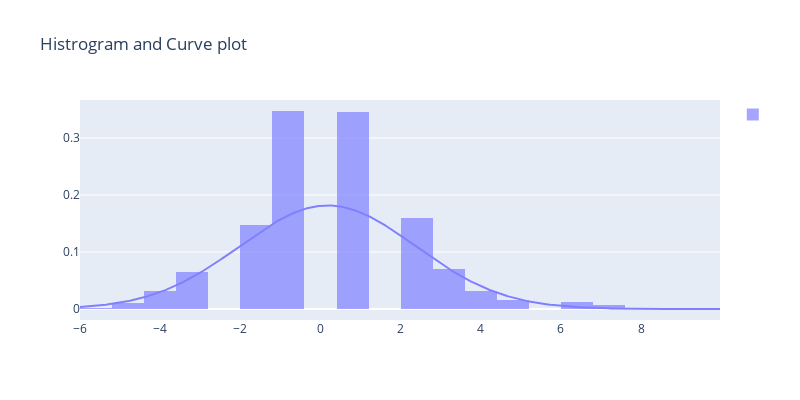

The code cell stored with this chart in its notebook:
### Code cell
plot_dist(df1.consec_wl)

### Figure 1 — Plotly figure (JSON) as saved in the notebook; plotly's stock layout.template omitted (floating-point values rounded to 4 significant figures; data arrays with more than 128 entries replaced by an {"elided": "..."} marker saying what was removed)
{"data": [{"histnorm": "probability density", "legendgroup": "", "marker": {"color": "#8080FF"}, "name": "", "opacity": 0.7, "type": "histogram", "x": {"elided": "969 int values"}, "xaxis": "x", "xbins": {"end": 10, "size": 0.8, "start": -6}, "yaxis": "y"}, {"legendgroup": "", "marker": {"color": "#8080FF"}, "mode": "lines", "name": "", "showlegend": false, "type": "scatter", "x": {"elided": "500 float values"}, "xaxis": "x", "y": {"elided": "500 float values"}, "yaxis": "y"}], "layout": {"barmode": "overlay", "height": 400, "hovermode": "closest", "legend": {"traceorder": "reversed"}, "title": {"text": "Histrogram and Curve plot"}, "width": 800, "xaxis": {"anchor": "y2", "autorange": true, "domain": [0, 1], "range": [-6, 9.968], "type": "linear", "zeroline": false}, "yaxis": {"anchor": "free", "autorange": true, "domain": [0, 1], "position": 0, "range": [-0.01929, 0.3667], "type": "linear"}}}
